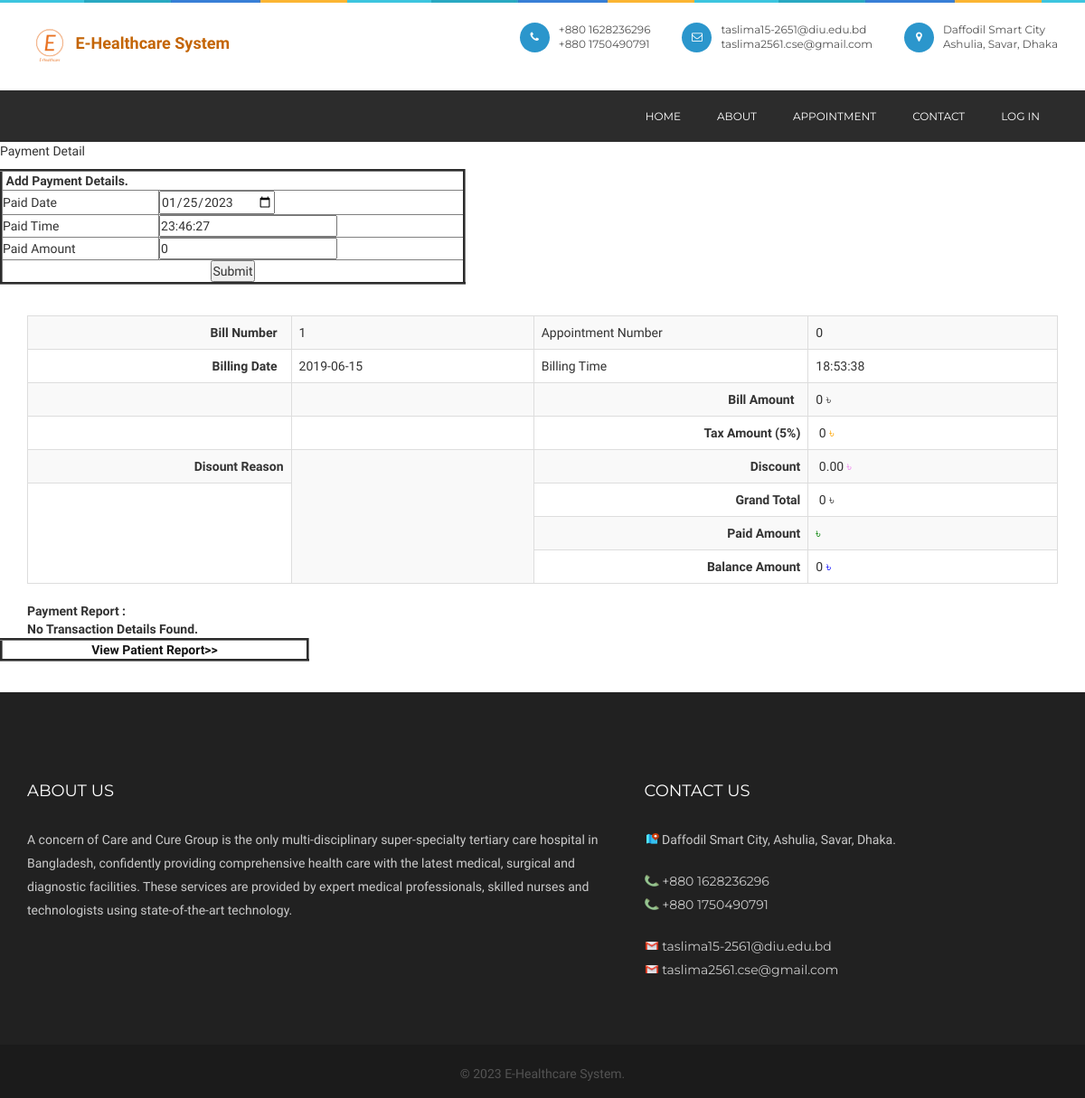
The app's page /payment.php, older data.
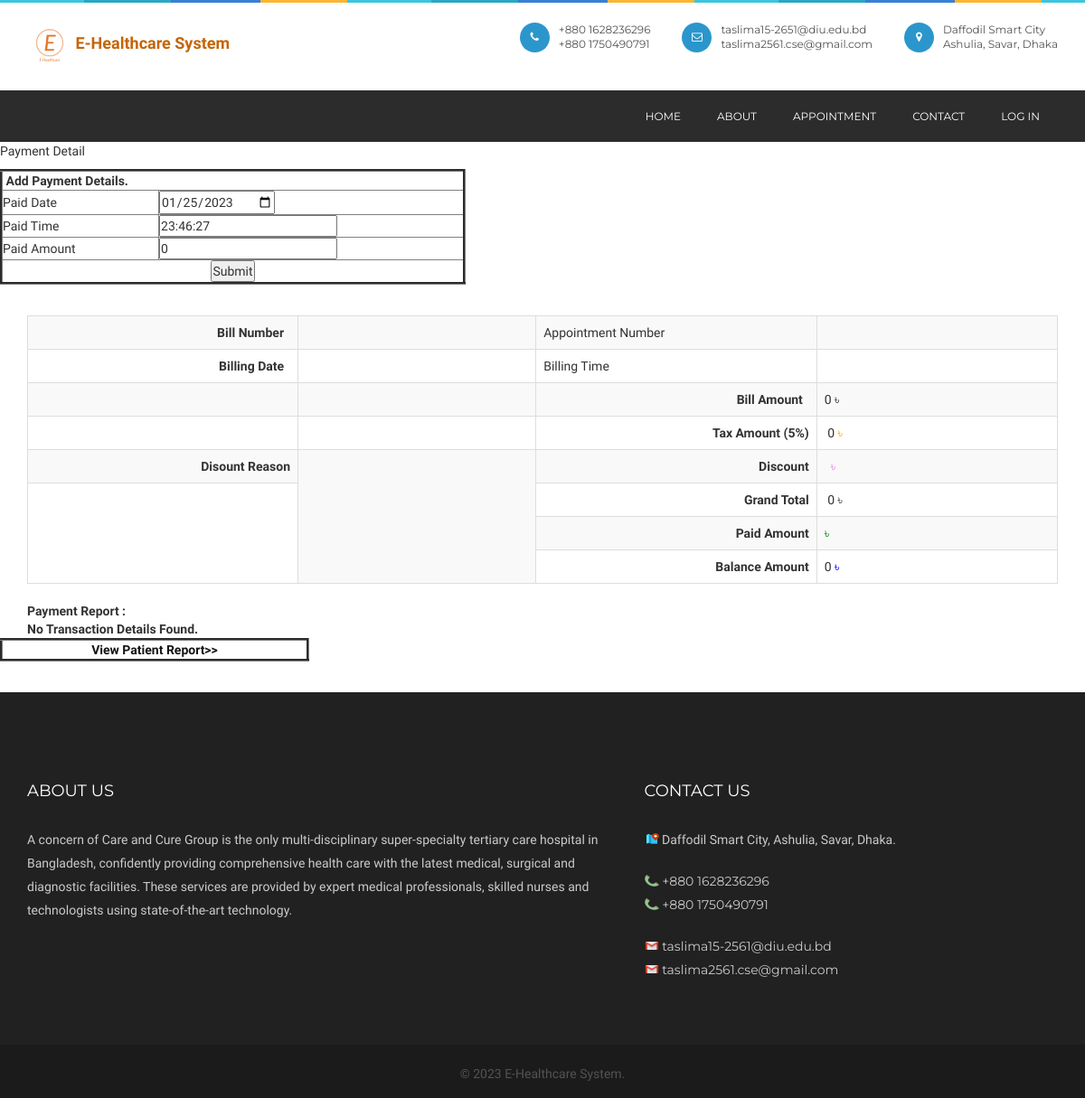
The same page, newer data.
### tables this page shows
CREATE TABLE `billing` (
  `billingid` int(10) NOT NULL,
  `patientid` int(10) NOT NULL,
  `appointmentid` int(10) NOT NULL,
  `billingdate` date NOT NULL,
  `billingtime` time NOT NULL,
  `discount` float(10,2) NOT NULL,
  `taxamount` float(10,2) NOT NULL,
  `discountreason` text NOT NULL,
  `discharge_time` time NOT NULL,
  `discharge_date` date NOT NULL
);

### viewpaymentreport.php (the view, shortened to what this page needs)
<?php
include("dbconnection.php");
?>
 <section class="container">
<?php
$sqlbilling_records ="SELECT * FROM billing WHERE appointmentid='billappointmentid'";
$qsqlbilling_records = mysqli_query($con,$sqlbilling_records);
$rsbilling_records = mysqli_fetch_array($qsqlbilling_records);
?>
 	<table class="table table-bordered table-striped">
      <tbody>
        <tr>
          <th scope="col"><div align="right">Bill Number &nbsp; </div></th>
          <td><?php echo $rsbilling_records['billingid']; ?></td>
          <td>Appointment Number &nbsp;</td>
          <td><?php echo $rsbilling_records['appointmentid']; ?></td>
        </tr>
        <tr>
          <th width="442" scope="col"><div align="right">Billing Date &nbsp; </div></th>
          <td width="413"><?php echo $rsbilling_records['billingdate']; ?></td>
          <td width="413">Billing Time &nbsp; </td>
          	<td width="413"><?php echo $rsbilling_records['billingtime'] ; ?></td>
        </tr>
		<tr>
          <th scope="col"><div align="right"></div></th>
          <td></td>
          <th scope="col"><div align="right">Bill Amount &nbsp; </div></th>
          <td>
		<?php
		$billamt= 0;
		?>
  <?php echo $billamt; ?> <span>৳</span></td>
        </tr>
        <tr>
          <th width="442" scope="col"><div align="right"></div></th>
          <td width="413">&nbsp;</td>
          <th width="442" scope="col"><div align="right">Tax Amount (5%)</div></th>
          <td width="413">&nbsp;<?php echo $taxamt = 5 * ($billamt / 100); ?> <span style="color: orange;">৳</span></td>
       	</tr>
		<tr>
		  <th scope="col"><div align="right">Disount Reason</div></th>
		  <td rowspan="4" valign="top"><?php echo $rsbilling_records['discountreason']; ?></td>
		  <th scope="col"><div align="right">Discount</div></th>
		  <td>&nbsp;<?php echo $rsbilling_records['discount']; ?> <span style="color: violet;">৳</span>
		</td>
	    </tr>
		<tr>
		  <th rowspan="3" scope="col">&nbsp;</th>
		  <th scope="col"><div align="right">Grand Total</div></th>
		  <td>&nbsp;<?php echo $grandtotal = ($billamt + $taxamt)  - $rsbilling_records['discount'] ; ?>
		  <span>৳</span></td>
	    </tr>
		<tr>
		  <th scope="col"><div align="right">Paid Amount</div></th>
		  <td><?php
		  	$sqlpayment ="SELECT sum(paidamount) FROM payment where appointmentid='billappointmentid'";
			$qsqlpayment = mysqli_query($con,$sqlpayment);
			$rspayment = mysqli_fetch_array($qsqlpayment);
		   ?> <span style="color: green;">  ৳</span></td>
	    </tr>
		<tr>
		  <th scope="col"><div align="right">Balance Amount</div></th>
		  <td><?php echo $balanceamt = $grandtotal - $rspayment[0]  ; ?> <span style="color: blue;">৳</span></td>
	    </tr>
      </tbody>
    </table>
   <strong>Payment Report :</strong> <br>
<?php
$sqlpayment = "SELECT * FROM payment where appointmentid='billappointmentid'";
$qsqlpayment = mysqli_query($con,$sqlpayment);
if(mysqli_num_rows($qsqlpayment) == 0)
{
	echo "<strong>No Transaction Details Found.</strong>";
}
?>
</section>

Row changes from the older to the newer data that the page shows:
removed billing: billingid "1", appointmentid "0", billingdate "2019-06-15", billingtime "18:53:38", discount "0.00", discount "0"
Text that changed along with them:
$grandtotal = ($billamt + $taxamt)  - $rsbilling_records['discount']: (not shown) → "0"
